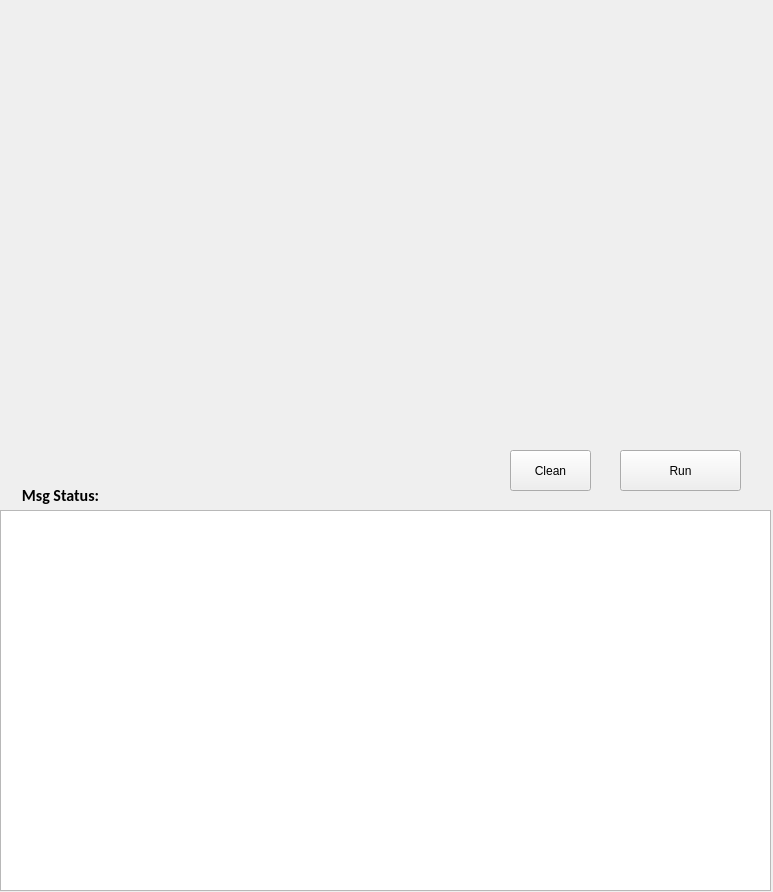
<?xml version="1.0" encoding="UTF-8"?>
<ui version="4.0">
 <class>Form</class>
 <widget class="QWidget" name="Form">
  <property name="geometry">
   <rect>
    <x>0</x>
    <y>0</y>
    <width>773</width>
    <height>892</height>
   </rect>
  </property>
  <property name="windowTitle">
   <string>Form</string>
  </property>
  <widget class="QTextBrowser" name="MsgStatus">
   <property name="geometry">
    <rect>
     <x>0</x>
     <y>510</y>
     <width>771</width>
     <height>381</height>
    </rect>
   </property>
   <property name="toolTip">
    <string>&lt;html&gt;&lt;head/&gt;&lt;body&gt;&lt;p&gt;&lt;br/&gt;&lt;/p&gt;&lt;/body&gt;&lt;/html&gt;</string>
   </property>
   <property name="styleSheet">
    <string notr="true">gh</string>
   </property>
  </widget>
  <widget class="QLabel" name="label">
   <property name="geometry">
    <rect>
     <x>10</x>
     <y>480</y>
     <width>101</width>
     <height>31</height>
    </rect>
   </property>
   <property name="font">
    <font>
     <family>Calibri</family>
     <pointsize>12</pointsize>
     <weight>75</weight>
     <bold>true</bold>
    </font>
   </property>
   <property name="text">
    <string>Msg Status:</string>
   </property>
   <property name="textFormat">
    <enum>Qt::AutoText</enum>
   </property>
   <property name="scaledContents">
    <bool>false</bool>
   </property>
   <property name="alignment">
    <set>Qt::AlignCenter</set>
   </property>
  </widget>
  <widget class="QPushButton" name="pushButton">
   <property name="geometry">
    <rect>
     <x>620</x>
     <y>450</y>
     <width>121</width>
     <height>41</height>
    </rect>
   </property>
   <property name="text">
    <string>Run</string>
   </property>
  </widget>
  <widget class="QPushButton" name="pushButton_2">
   <property name="geometry">
    <rect>
     <x>510</x>
     <y>450</y>
     <width>81</width>
     <height>41</height>
    </rect>
   </property>
   <property name="text">
    <string>Clean</string>
   </property>
  </widget>
 </widget>
 <resources/>
 <connections/>
</ui>
